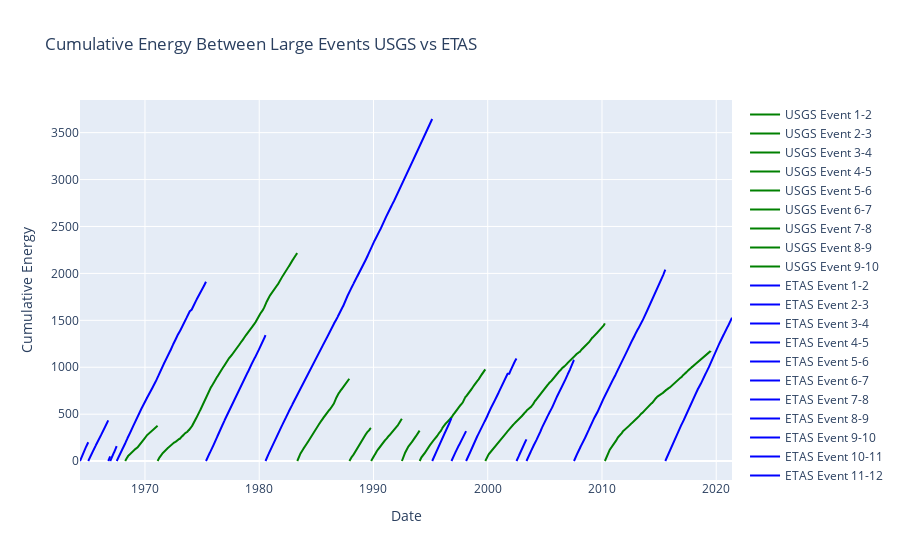

Notebook code cell kept with this figure:
### Code cell
# Add cumulative energy plots for USGS and ETAS datasets
add_cumulative_energy_plot(large_mag_usgs, 'green', 'USGS')
add_cumulative_energy_plot(large_mag_etas, 'blue', 'ETAS')

fig.update_layout(
    title='Cumulative Energy Between Large Events USGS vs ETAS',
    xaxis_title='Date',
    yaxis_title='Cumulative Energy',
)

fig.show()

### Figure 1 — Plotly figure (JSON) as saved in the notebook; plotly's stock layout.template omitted (floating-point values rounded to 4 significant figures; data arrays with more than 128 entries replaced by an {"elided": "..."} marker saying what was removed)
{"data": [{"line": {"color": "green", "width": 2}, "mode": "lines", "name": "USGS Event 1-2", "type": "scatter", "x": {"elided": "438 str values"}, "y": {"elided": "438 float values"}}, {"line": {"color": "green", "width": 2}, "mode": "lines", "name": "USGS Event 2-3", "type": "scatter", "x": {"elided": "2622 str values"}, "y": {"elided": "2622 float values"}}, {"line": {"color": "green", "width": 2}, "mode": "lines", "name": "USGS Event 3-4", "type": "scatter", "x": {"elided": "1041 str values"}, "y": {"elided": "1041 float values"}}, {"line": {"color": "green", "width": 2}, "mode": "lines", "name": "USGS Event 4-5", "type": "scatter", "x": {"elided": "426 str values"}, "y": {"elided": "426 float values"}}, {"line": {"color": "green", "width": 2}, "mode": "lines", "name": "USGS Event 5-6", "type": "scatter", "x": {"elided": "541 str values"}, "y": {"elided": "541 float values"}}, {"line": {"color": "green", "width": 2}, "mode": "lines", "name": "USGS Event 6-7", "type": "scatter", "x": {"elided": "380 str values"}, "y": {"elided": "380 float values"}}, {"line": {"color": "green", "width": 2}, "mode": "lines", "name": "USGS Event 7-8", "type": "scatter", "x": {"elided": "1174 str values"}, "y": {"elided": "1174 float values"}}, {"line": {"color": "green", "width": 2}, "mode": "lines", "name": "USGS Event 8-9", "type": "scatter", "x": {"elided": "1768 str values"}, "y": {"elided": "1768 float values"}}, {"line": {"color": "green", "width": 2}, "mode": "lines", "name": "USGS Event 9-10", "type": "scatter", "x": {"elided": "1414 str values"}, "y": {"elided": "1414 float values"}}, {"line": {"color": "blue", "width": 2}, "mode": "lines", "name": "ETAS Event 1-2", "type": "scatter", "x": {"elided": "233 str values"}, "y": {"elided": "233 float values"}}, {"line": {"color": "blue", "width": 2}, "mode": "lines", "name": "ETAS Event 2-3", "type": "scatter", "x": {"elided": "514 str values"}, "y": {"elided": "514 float values"}}, {"line": {"color": "blue", "width": 2}, "mode": "lines", "name": "ETAS Event 3-4", "type": "scatter", "x": ["1966-10-16T00:00:00", "1966-10-17T00:00:00", "1966-10-18T00:00:00", "1966-10-19T00:00:00", "1966-10-20T00:00:00", "1966-10-21T00:00:00", "1966-10-22T00:00:00", "1966-10-23T00:00:00", "1966-10-24T00:00:00", "1966-10-25T00:00:00", "1966-10-26T00:00:00", "1966-10-27T00:00:00", "1966-10-28T00:00:00", "1966-10-29T00:00:00", "1966-10-30T00:00:00", "1966-10-31T00:00:00", "1966-11-01T00:00:00", "1966-11-02T00:00:00", "1966-11-03T00:00:00", "1966-11-04T00:00:00", "1966-11-05T00:00:00", "1966-11-06T00:00:00", "1966-11-07T00:00:00", "1966-11-08T00:00:00", "1966-11-09T00:00:00", "1966-11-10T00:00:00", "1966-11-11T00:00:00", "1966-11-12T00:00:00", "1966-11-13T00:00:00", "1966-11-14T00:00:00", "1966-11-15T00:00:00", "1966-11-16T00:00:00", "1966-11-17T00:00:00", "1966-11-18T00:00:00", "1966-11-19T00:00:00", "1966-11-20T00:00:00", "1966-11-21T00:00:00", "1966-11-22T00:00:00", "1966-11-23T00:00:00", "1966-11-24T00:00:00", "1966-11-25T00:00:00", "1966-11-28T00:00:00", "1966-11-30T00:00:00", "1966-12-01T00:00:00", "1966-12-03T00:00:00", "1966-12-04T00:00:00", "1966-12-05T00:00:00", "1966-12-06T00:00:00", "1966-12-07T00:00:00", "1966-12-08T00:00:00", "1966-12-09T00:00:00", "1966-12-10T00:00:00", "1966-12-11T00:00:00", "1966-12-12T00:00:00", "1966-12-13T00:00:00", "1966-12-14T00:00:00", "1966-12-15T00:00:00", "1966-12-16T00:00:00"], "y": [1.264, 2.086, 2.963, 3.799, 4.639, 5.447, 6.438, 7.502, 8.335, 9.194, 10.02, 10.97, 11.75, 12.57, 13.34, 14.25, 15.05, 15.97, 16.74, 17.56, 18.32, 19.15, 20.05, 20.89, 21.64, 22.51, 23.58, 24.64, 25.61, 26.37, 27.12, 28.06, 28.81, 29.59, 30.41, 31.18, 32.15, 32.91, 33.74, 34.53, 35.41, 36.25, 37.13, 38.07, 38.93, 39.78, 40.73, 41.49, 42.38, 43.26, 44.16, 45.06, 45.81, 46.57, 47.56, 48.45, 49.29, 50.17]}, {"line": {"color": "blue", "width": 2}, "mode": "lines", "name": "ETAS Event 4-5", "type": "scatter", "x": {"elided": "186 str values"}, "y": {"elided": "186 float values"}}, {"line": {"color": "blue", "width": 2}, "mode": "lines", "name": "ETAS Event 5-6", "type": "scatter", "x": {"elided": "2261 str values"}, "y": {"elided": "2261 float values"}}, {"line": {"color": "blue", "width": 2}, "mode": "lines", "name": "ETAS Event 6-7", "type": "scatter", "x": {"elided": "1591 str values"}, "y": {"elided": "1591 float values"}}, {"line": {"color": "blue", "width": 2}, "mode": "lines", "name": "ETAS Event 7-8", "type": "scatter", "x": {"elided": "4321 str values"}, "y": {"elided": "4321 float values"}}, {"line": {"color": "blue", "width": 2}, "mode": "lines", "name": "ETAS Event 8-9", "type": "scatter", "x": {"elided": "539 str values"}, "y": {"elided": "539 float values"}}, {"line": {"color": "blue", "width": 2}, "mode": "lines", "name": "ETAS Event 9-10", "type": "scatter", "x": {"elided": "380 str values"}, "y": {"elided": "380 float values"}}, {"line": {"color": "blue", "width": 2}, "mode": "lines", "name": "ETAS Event 10-11", "type": "scatter", "x": {"elided": "1296 str values"}, "y": {"elided": "1296 float values"}}, {"line": {"color": "blue", "width": 2}, "mode": "lines", "name": "ETAS Event 11-12", "type": "scatter", "x": {"elided": "270 str values"}, "y": {"elided": "270 float values"}}, {"line": {"color": "blue", "width": 2}, "mode": "lines", "name": "ETAS Event 12-13", "type": "scatter", "x": {"elided": "1273 str values"}, "y": {"elided": "1273 float values"}}, {"line": {"color": "blue", "width": 2}, "mode": "lines", "name": "ETAS Event 13-14", "type": "scatter", "x": {"elided": "2407 str values"}, "y": {"elided": "2407 float values"}}, {"line": {"color": "blue", "width": 2}, "mode": "lines", "name": "ETAS Event 14-15", "type": "scatter", "x": {"elided": "1805 str values"}, "y": {"elided": "1805 float values"}}], "layout": {"title": {"text": "Cumulative Energy Between Large Events USGS vs ETAS"}, "xaxis": {"title": {"text": "Date"}}, "yaxis": {"title": {"text": "Cumulative Energy"}}}}
